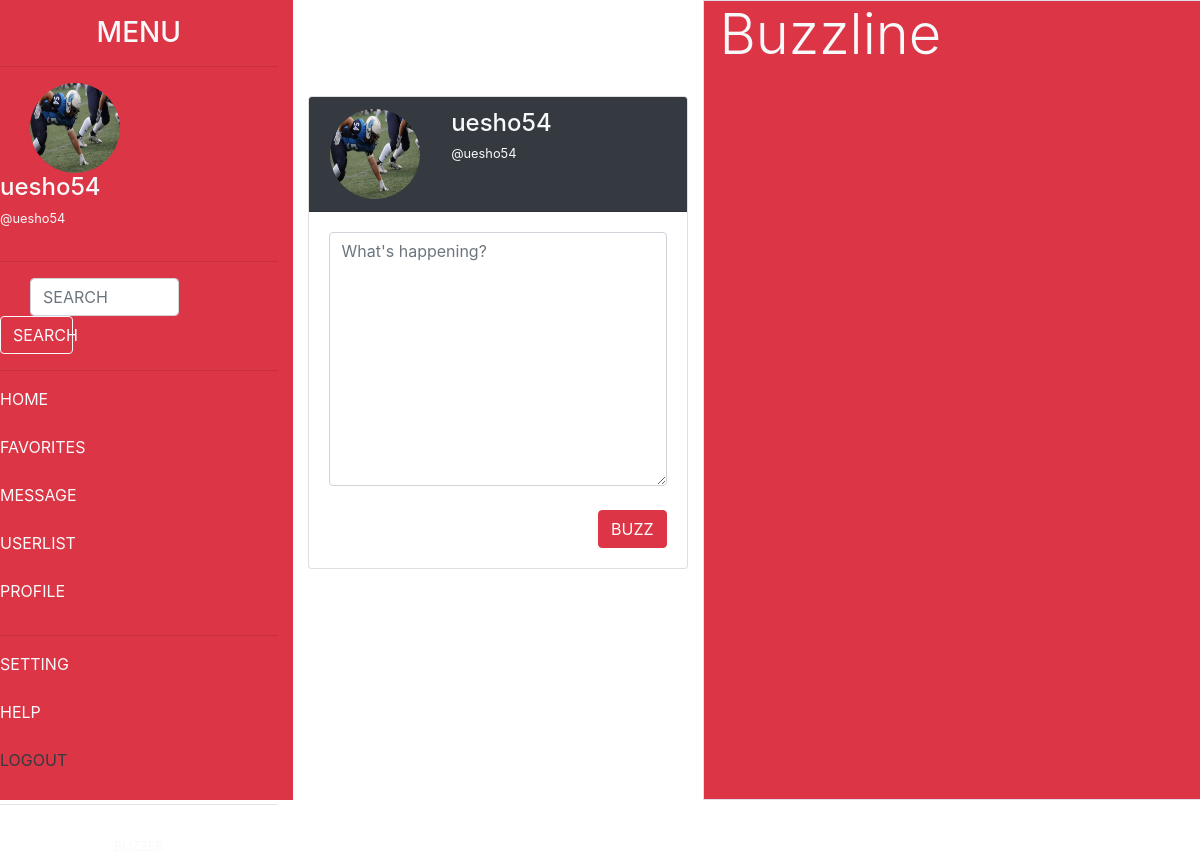
The app's page /home.php (signed in) with its own data.
### tables this page shows
CREATE TABLE `users` (
  `id` int(11) NOT NULL,
  `account_name` varchar(50) NOT NULL,
  `email` varchar(100) NOT NULL,
  `image` varchar(100) DEFAULT NULL,
  `login_id` int(11) NOT NULL
);

### classes/Database.php (called while the page is built, shortened)
<?php
class Database{
    private $servername = 'localhost';
    private $username = 'root';
    private $password = 'root';
    private $database_name = 'twitter';
    public function __construct(){
        $this->con = new mysqli($this->servername,$this->username,$this->password,$this->database_name);
        if($this->con->connect_error){
            die('connect error'.$this->con->connect_error);
        }else{
            return $this->con;
        }
    }
}
?>

### action.php (called while the page is built, shortened)
<?php
include 'classes/User.php';
$User = new User;
?>

### classes/User.php (called while the page is built, shortened)
<?php
include 'Database.php';
class User extends Database{
    public function getCurrentUser($id){
        $sql = "SELECT * FROM users WHERE id = '$id'";
        $result = $this->con->query($sql);
        if($result == FALSE){
            die('cannot get user'.$this->con->connect_error);
        }else{
            return $result->fetch_assoc();
        }
    }
    public function getCurrentLogin($id){
        $sql = "SELECT * FROM login WHERE id = '$id'";
        $result = $this->con->query($sql);
        if($result == FALSE){
            die('cannot get login'.$this->con->connect_error);
        }else{
            return $result->fetch_assoc();
        }
    }
}
?>

### home.php (the view, shortened to what this page needs)
<?php
include 'action.php';
$now = $_SESSION['login_id'];
$nowuser = $User->getCurrentUser($now);
$nowlogin = $User->getCurrentLogin($now);
$img = $nowuser["image"];
?>
<!doctype html>
<html lang="en">
  <head>
    <link rel="stylesheet" href="https://stackpath.bootstrapcdn.com/bootstrap/4.3.1/css/bootstrap.min.css">
  </head>
  <body>
      <div class="row">
        <div class="col-md-3 bg-danger sidebar">
          <div class="text-center mt-3 mb-3">
            <h3 class="text-light">MENU</h3>
          </div>
          <hr>
          <div class="row">
            <div class="col-md-1"></div>
            <div class="col-md-4 text-center">
              <?php
              if(empty($img)){
                echo '<i class="fas fa-user fa-5x text-light"></i>';
              }else{
                echo '<img src="uploads/'.$img.'" height="90" width="90" class="rounded-circle">';
              }
              ?>
            </div>
            <div class="col-md-7">
              <h4 class="text-light"><?php echo $nowuser['account_name']; ?></h4>
              <p class="text-light small">@<?php echo $nowlogin['username']; ?></p>
            </div>
          </div>
          <hr>
          <form action="" method="post">
            <div class="form-group">
              <div class="row">
                <div class="col-md-1"></div>
                <div class="col-md-7">
                  <input type="text" name="search" class="form-control" placeholder="SEARCH">
                </div>
                <div class="col-md-4">
                  <button type="submit" name="search" class="btn btn-outline-light btn-block">SEARCH</button>
                </div>
              </div>
            </div>
          </form>
          <hr>
          <div class="mt-3">
            <div class="row">
              <div class="col-md-11">
                <ul style="list-style: none;">
                  <li><a href="home.php" class="text-light">HOME</a></li>
                  <br>
                  <li><a href="favorite.php" class="text-light">FAVORITES</a></li>
                  <br>
                  <li><a href="message.php" class="text-light">MESSAGE</a></li>
                  <br>
                  <li><a href="userlist.php" class="text-light">USERLIST</a></li>
                  <br>
                  <li><a href="profile.php" class="text-light">PROFILE</a></li>
                </ul>
              </div>
            </div>
            <hr>
            <div class="row">
              <div class="col-md-11">
                <ul style="list-style: none;">
                  <li><a href="setting.php" class="text-light">SETTING</a></li>
                  <br>
                  <li><a href="" class="text-light">HELP</a></li>
                  <br>
                  <li><a href="logout.php" class="text-dark">LOGOUT</a></li>
                </ul>
              </div>
            </div>
          </div>
          <hr>
          <div class="text-center">
            <p class="small text-light pt-3">BUZZER</p>
          </div>
        </div>
        <div class="col-md-4 mt-5">
            <div class="card mt-5">
              <div class="card-header bg-dark">
                <div class="row">
                  <div class="col-md-4 text-center">
                  <?php
                  if(empty($img)){
                    echo '<i class="fas fa-user fa-5x text-light"></i>';
                  }else{
                    echo '<img src="uploads/'.$img.'" height="90" width="90" class="rounded-circle">';
                  }
                  ?>
                  </div>
                  <div class="col-md-8">
                    <h4 class="text-light"><?php echo $nowuser['account_name']; ?></h4>
                    <h4 class="text-light small">@<?php echo $nowlogin['username']; ?></h4>
                  </div>
                </div>
              </div>
              <div class="card-body">
                <form action="" method="post">
                  <textarea name="text" rows="10" class="form-control" placeholder="What's happening?"></textarea>
                  <br>
                  <button type="submit" name="buzz" class="btn btn-danger float-right">BUZZ</button>
                </form>
              </div>
            </div>
        </div>
        <div class="col-md-5 border p-0 bg-danger">
          <h5 class="display-4 text-light buzzline-header pl-3">Buzzline</h5>
          <div class="buzzline" style="overflow:scroll;">
          </div>
        </div>
      </div>
  </body>
</html>

### home.php (style rules this page uses)
* { box-sizing: border-box; padding: 0; margin: 0; }
.sidebar { height: 100vh; }
.buzzline { height: 90vh; }
.buzzline-header { height: 8vh; }

### records on screen
users: image (picture), account_name "uesho54"

### other values on screen
$nowlogin['username'] "uesho54"
